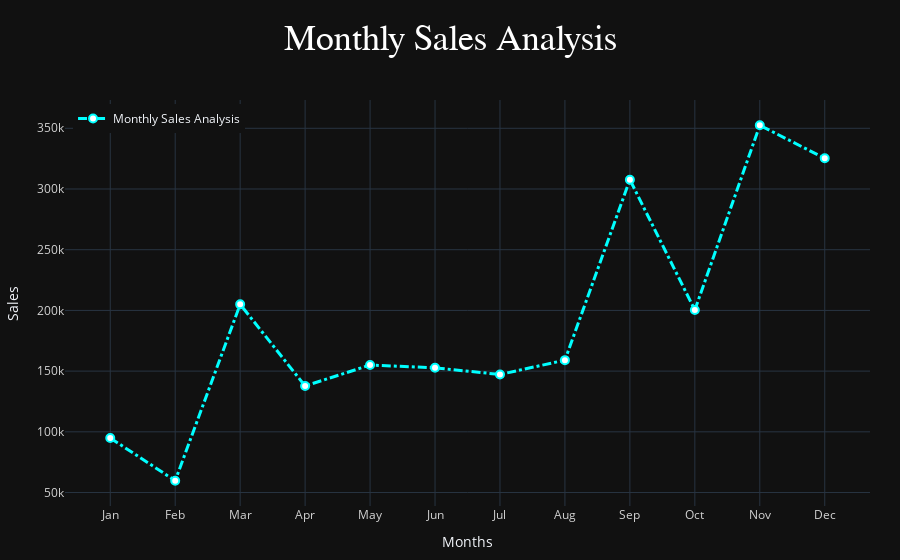

Here is the notebook cell this chart was saved with:
### Code cell
trace = go.Scatter(
    x = sbm['Order Month'],
    y = sbm['Sales'],
    mode = 'lines+markers',
    name = 'Monthly Sales Analysis',
    line = dict(color = 'cyan', width = 3, dash = 'dashdot'),
    marker = dict(size = 8, color = 'white', line = dict(width = 2, color = 'cyan')),
    hoverinfo = 'x+y'
)

layout = go.Layout(
    title = dict(text ='Monthly Sales Analysis', font = dict(size = 36, family = 'Arial', color = 'white'), x = 0.5, pad = dict(t = 20, b = 10)),
    xaxis = dict(title = 'Months', tickvals = [1,2,3,4,5,6,7,8,9,10,11,12],
                 ticktext = ['Jan', 'Feb', 'Mar', 'Apr', 'May','Jun','Jul','Aug','Sep','Oct','Nov','Dec'],
                 tickfont = dict(size = 12, color = 'lightgray')),
    yaxis = dict(title = 'Sales', tickfont = dict(size = 12, color = 'lightgray')),
    hovermode = 'x unified',
    template = 'plotly_dark',
    showlegend = True,
    legend = dict(x = 0.01, y = 0.99),
    margin = dict(l = 60 ,r = 30, t = 100, b = 50)
)
fig = go.Figure(data = [trace], layout = layout)
fig.show()

### Figure 1 — Plotly figure (JSON) as saved in the notebook; plotly's stock layout.template omitted (floating-point values rounded to 4 significant figures)
{"data": [{"hoverinfo": "x+y", "line": {"color": "cyan", "dash": "dashdot", "width": 3}, "marker": {"color": "white", "line": {"color": "cyan", "width": 2}, "size": 8}, "mode": "lines+markers", "name": "Monthly Sales Analysis", "type": "scatter", "x": [1, 2, 3, 4, 5, 6, 7, 8, 9, 10, 11, 12], "y": [94920.0, 59750.0, 205000.0, 137800.0, 155000.0, 152700.0, 147200.0, 159000.0, 307600.0, 200300.0, 352500.0, 325300.0]}], "layout": {"hovermode": "x unified", "legend": {"x": 0.01, "y": 0.99}, "margin": {"b": 50, "l": 60, "r": 30, "t": 100}, "showlegend": true, "title": {"font": {"color": "white", "family": "Arial", "size": 36}, "pad": {"b": 10, "t": 20}, "text": "Monthly Sales Analysis", "x": 0.5}, "xaxis": {"tickfont": {"color": "lightgray", "size": 12}, "ticktext": ["Jan", "Feb", "Mar", "Apr", "May", "Jun", "Jul", "Aug", "Sep", "Oct", "Nov", "Dec"], "tickvals": [1, 2, 3, 4, 5, 6, 7, 8, 9, 10, 11, 12], "title": {"text": "Months"}}, "yaxis": {"tickfont": {"color": "lightgray", "size": 12}, "title": {"text": "Sales"}}}}
